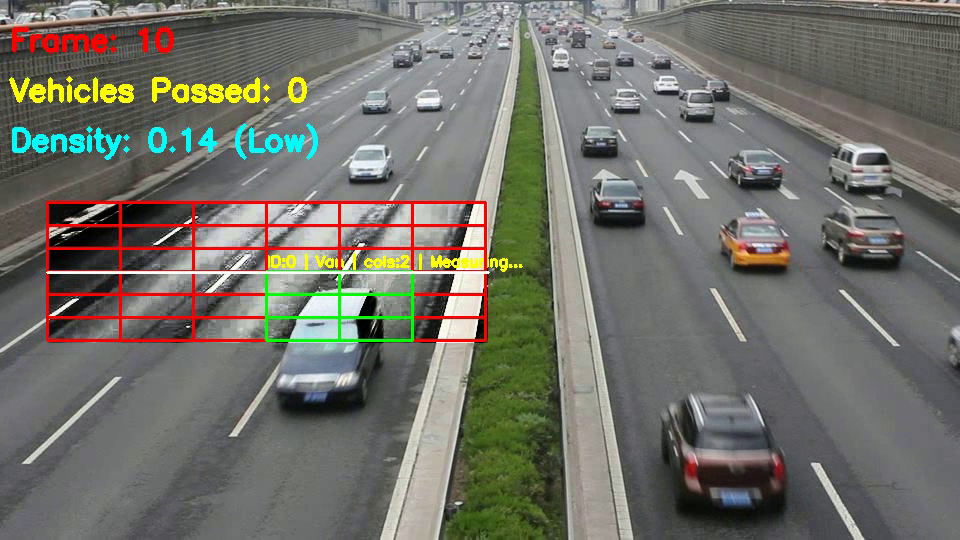
#> input picture frame 9 of seq_output.mp4, 960 x 540 px, given in place of MVI_40191.mp4, which was not available
$ python seq5.py
#> lines starting #> are read from the running program, lines starting #| are printed output that depends on the picture; after the words box and inside, x2 and y2 are one past the last pixel; in counts of white or black regions, pixels touching at a corner belong together
import cv2
import numpy as np
import psutil
import time
import os
import pandas as pd
from openpyxl import load_workbook, Workbook
import cProfile
import pstats
from concurrent.futures import ThreadPoolExecutor
import matplotlib.pyplot as plt
import json
from collections import Counter


# Load configuration from JSON file
with open("user_input_data.json", "r") as file:
#> (reads user_input_data.json from the repository)
    config = json.load(file)

# Extract parameters
video_path = config["video"]
color_channel = config["color_channel"]
rows, cols = config["grids"]["rows"], config["grids"]["cols"]

roi1_x, roi1_y, roi1_width, roi1_height = 47, 202, 441, 141
# roi2_x, roi2_y, roi2_width, roi2_height = 360, 250, 200, 180

num_rows, num_cols = rows, cols

grid_width1 = roi1_width // num_cols
grid_height1 = roi1_height // num_rows
# grid_width2 = roi2_width // num_cols
# grid_height2 = roi2_height // num_rows

frame_count = 0
start_time = time.time()

result_matrix1 = np.zeros((num_rows, num_cols), dtype=int)
result_matrix2 = np.zeros((num_rows, num_cols), dtype=int)

cap = cv2.VideoCapture(video_path)

fourcc = cv2.VideoWriter_fourcc(*'mp4v')
out = cv2.VideoWriter('seq_output.mp4', fourcc, 20.0, (int(cap.get(3)), int(cap.get(4))))

if not os.path.exists('output_MVI_40771'):
    os.makedirs('output_MVI_40771')


ret, frame1 = cap.read()
#> frame1 is the input picture: shape (540, 960, 3); mean B, G, R 105.1, 113.2, 113.8
ret, frame2 = cap.read()
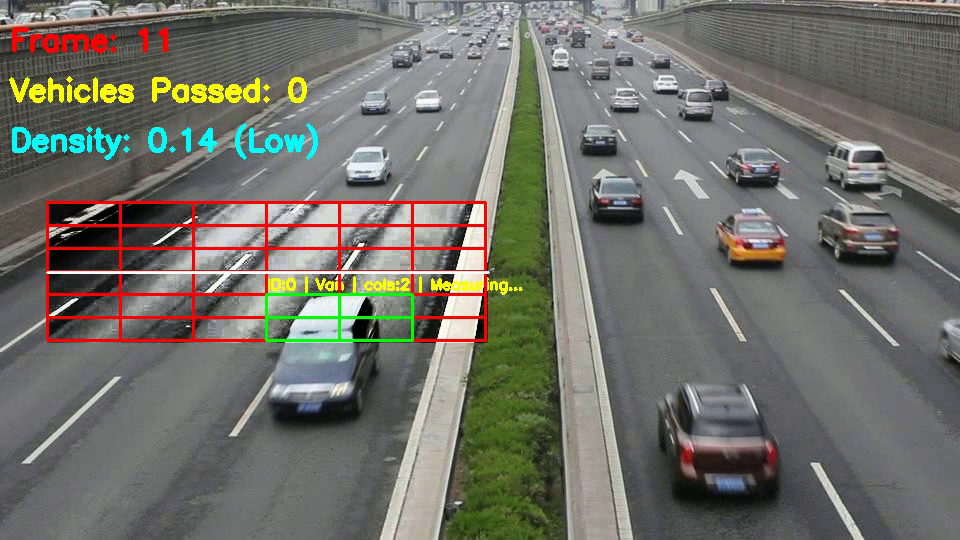
#> input picture frame 10 of seq_output.mp4, 960 x 540 px, given in place of MVI_40191.mp4, which was not available
#> frame2 is the input picture: shape (540, 960, 3); mean B, G, R 105.5, 113.1, 114.1

excel_file_path = 'result_matrix1.xlsx'

def process_grid_channel(channel):
    blur = cv2.GaussianBlur(channel, (5,5), 1)
    _, thresh = cv2.threshold(blur,50, 255, cv2.THRESH_BINARY)
    dilated = cv2.dilate(thresh, None, iterations=5)
    contours, _ = cv2.findContours(dilated, cv2.RETR_EXTERNAL, cv2.CHAIN_APPROX_SIMPLE)
    return contours

def process_channel(channel):
    blur = cv2.GaussianBlur(channel, (11,11),1)
    _, thresh = cv2.threshold(blur,120, 255, cv2.THRESH_BINARY)
    dilated = cv2.dilate(thresh, None, iterations=20)
    contours, _ = cv2.findContours(dilated, cv2.RETR_EXTERNAL, cv2.CHAIN_APPROX_SIMPLE)
    return contours

def apply_histogram_equalization(frame, roi_x, roi_y, roi_width, roi_height, channel_choice):
    roi = frame[roi_y:roi_y + roi_height, roi_x:roi_x + roi_width]
    if channel_choice == 'gray':
        roi_gray = cv2.cvtColor(roi, cv2.COLOR_BGR2GRAY)
        roi_equalized = cv2.equalizeHist(roi_gray)
        frame[roi_y:roi_y + roi_height, roi_x:roi_x + roi_width] = cv2.cvtColor(roi_equalized, cv2.COLOR_GRAY2BGR)
    else:

        hsv = cv2.cvtColor(roi, cv2.COLOR_BGR2HSV)
        h, s, v = cv2.split(hsv)

        if channel_choice == 'H':
            h = cv2.equalizeHist(h)

        elif channel_choice == 'S':
            s = cv2.equalizeHist(s)
        elif channel_choice == 'V':
            v = cv2.equalizeHist(v)
        hsv_equalized = cv2.merge([h, s, v])
        frame[roi_y:roi_y + roi_height, roi_x:roi_x + roi_width] = cv2.cvtColor(hsv_equalized, cv2.COLOR_HSV2BGR)
    return frame

def process_hsv(frame1, frame2, channels, channel_choice):
    frame1 = apply_histogram_equalization(frame1, roi1_x, roi1_y, roi1_width, roi1_height, channel_choice)
    frame2 = apply_histogram_equalization(frame2, roi1_x, roi1_y, roi1_width, roi1_height, channel_choice)
    # frame1 = apply_histogram_equalization(frame1, roi2_x, roi2_y, roi2_width, roi2_height, channel_choice)
    # frame2 = apply_histogram_equalization(frame2, roi2_x, roi2_y, roi2_width, roi2_height, channel_choice)
    frame1_blur = cv2.GaussianBlur(frame1, (7,7), 0)
    frame2_blur = cv2.GaussianBlur(frame2, (7,7), 0)

    diff = cv2.absdiff(frame1_blur, frame2_blur)
    hsv = cv2.cvtColor(diff, cv2.COLOR_BGR2HSV)
    channels_data = [cv2.split(hsv)[i] for i in channels]
    return channels_data


# [22 lines left out: functions process_grayscale, process_grid_cell, not called in this run]

def process_grid(roi_x, roi_y, grid_width, grid_height, result_matrix, channels_data):
    for row in range(num_rows):
        for col in range(num_cols):
            grid_x = roi_x + col * grid_width
            grid_y = roi_y + row * grid_height
            grid_frame = frame1[grid_y:grid_y + grid_height, grid_x:grid_x + grid_width]

            if grid_frame.size == 0:
                continue

            detection_flags = []
            for channel in channels_data:
                grid_channel = channel[grid_y:grid_y + grid_height, grid_x:grid_x + grid_width]
                contours = process_grid_channel(grid_channel)
                detection_flags.append(any(cv2.contourArea(contour) >= 100 for contour in contours))
            # AND
            if all(detection_flags):
                result_matrix[row, col] = 1

vechicles = {}
next_vehicle_id = 0

# [23 lines left out: function Classify_vechicle, not called in this run]


def process_roi(frame1,roi_x, roi_y,roi_width,roi_height,channels_data,frame_count):
    centroid_votes = {}
    global vechicle_count
    global vehicle_count_history
    global next_vehicle_id
    threshold = max(50,1.5*grid_height1)
    matched_vechicle_ids = set()
    keys_to_remove = []

    roi_frame = frame1[roi_y:roi_y + roi_height, roi_x:roi_x + roi_width]
    for channel in channels_data:
        roi_channel = channel[roi_y:roi_y+roi_height , roi_x: roi_x +roi_width]
        countours_roi = process_channel(roi_channel)
        for contour in countours_roi:
            if cv2.contourArea(contour) > 500:  # vehicle-sized
                cv2.drawContours(roi_frame, [contour], -1, (255,0,0), 2)
                centroid = get_centroid(contour)
                if centroid:
                    cx,cy = centroid
                    centroid =( cx + roi_x , cy +roi_y)
                    if centroid not in centroid_votes:
                        centroid_votes[centroid] = {
                            "count": 1,
                            "contour": contour
                        }
                    else:
                        centroid_votes[centroid]["count"] += 1

    for centroid , values in centroid_votes.items():
        count = values["count"]
        if (count <= len(channels_data)):
            best_match = None
            min_distance = threshold
            for key in list(vechicles.keys()):
                if key in matched_vechicle_ids:
                    continue
                value = vechicles[key]
                distance = np.sqrt((centroid[0] - value['centroid'][0])**2 + (centroid[1] - value['centroid'][1])**2)
                if distance < min_distance and (0<= abs(centroid[1]-value['prev_centroid'][1]) <threshold):
                    min_distance = distance
                    best_match = key
            if best_match is not None:
                v = vechicles[best_match]
                v['contour'] = values['contour']
                label, bbox = Classify_vechicle(v['contour'])
                v.setdefault('labels', [])
                if bbox is not None and label is not None:
                    x, y, w, h = bbox
                    v['bbox'] = (x + roi_x, y + roi_y, w, h)
                    v['labels'].append(label)
                    if len(v['labels']) > 10:
                        v['labels'].pop(0)
                    votes = Counter(v['labels'])
                    v['final_label'] = votes.most_common(1)[0][0]
                v['prev_centroid'] = v['centroid']
                v['centroid'] = centroid
                v['last_seen'] = frame_count
                v['age'] = v.get('age', 0) + 1
                matched_vechicle_ids.add(best_match)
                cv2.putText(frame1,f"ID:{best_match}",(centroid[0],centroid[1]-5),cv2.FONT_HERSHEY_SIMPLEX,1,(0, 0, 255),2)
                if v.get('bbox') is not None:
                    x,y,w,h = v['bbox']
                    cv2.rectangle(frame1,(x,y),(x+w,y+h),(0,0,0),2)
                    cv2.putText(frame1,f"{v['final_label']}",(centroid[0],centroid[1]+20),cv2.FONT_HERSHEY_SIMPLEX,1,(255, 0, 255),2)

            else:
                vechicles[next_vehicle_id] = {'centroid': centroid, 'counted': False, 'prev_centroid':centroid, 'last_seen':frame_count, 'age': 1 , 'contour': values['contour']}
                cv2.putText(frame1,f"ID:{next_vehicle_id}",(centroid[0],centroid[1]-5),cv2.FONT_HERSHEY_SIMPLEX,1,(0, 0, 255),2)
                next_vehicle_id += 1


    temp_count =0
    for key in list(vechicles.keys()):
        value = vechicles[key]
        if not value['counted'] and value['age'] >= 3 and value['prev_centroid'][1] < COUNT_LINE_Y and value['centroid'][1] >= COUNT_LINE_Y:
            vechicle_count += 1
            temp_count += 1
            vechicles[key]['counted'] = True
            vechicles[key]['last_seen'] = frame_count

    vehicle_count_history.append(temp_count)
    cv2.putText(frame1,f"Vehicles Passed: {vechicle_count}",(10, 100),cv2.FONT_HERSHEY_SIMPLEX,1,(0, 255, 255),3)

    for key in list(vechicles.keys()):
        value = vechicles[key]
        if frame_count - value['last_seen'] >FPS * 2:
            keys_to_remove.append(key)

    for key in keys_to_remove:
        del vechicles[key]

def density_calculation(result_matrix):
    density = np.sum(result_matrix==1) / (num_rows * num_cols)
    density_values.append(density)

    FLOW_WINDOW = 2 *FPS  # 1 second
    vehicles_last_1s = sum(vehicle_count_history[-FLOW_WINDOW:])
    WINDOW = FPS
    smoothed_density = np.mean(density_values[-WINDOW:])
    MAX_FLOW = 8  # max vehicles/sec expected for this ROI
    flow_score = min(vehicles_last_1s / MAX_FLOW, 1.0)

    combined_density = 0.7 * smoothed_density + 0.3 * flow_score
    combined_density_values.append(combined_density)
    if len(combined_density_values) > 50:
        p33 = np.percentile(combined_density_values, 33)
        p66 = np.percentile(combined_density_values, 66)

        delta_low = p33 - BASE_LOW
        delta_high = p66 - BASE_HIGH

        delta_low = np.clip(delta_low,-0.1,0.1)
        delta_high = np.clip(delta_high,-0.1,0.1)

        low_th = BASE_LOW + delta_low
        high_th = BASE_HIGH + delta_high
        if low_th >= high_th:
            high_th = low_th + 0.05
    else:
        low_th, high_th = 0.3, 0.6

    if combined_density > high_th:
        state = "High"
    elif combined_density > low_th:
        state = "Medium"
    else:
        state = "Low"
    cv2.putText(frame1, f"Density: {combined_density:.2f} ({state})", (10, 150), cv2.FONT_HERSHEY_SIMPLEX, 1, (255, 255, 0), 3)

user_choice = color_channel  # This can be 'H', 'S', 'V', or 'gray'
he_choice = 'V'  # User's choice for histogram equalization

choices = {
    'H': [0],
    'S': [1],
    'V': [2],
    'H+S': [0, 1],
    'H+V': [0, 2],
    'S+V': [1, 2],
    'H+S+V': [0, 1, 2],
    'gray': 'gray'
}

channels = choices[user_choice]
frame_times = []
memory_usages = []
density_values = []
vehicle_count_history =[]
combined_density_values = []

## find the number of vechicles
COUNT_LINE_Y = roi1_y + roi1_height // 2
vechicle_count = 0
BASE_LOW =0.25
BASE_HIGH =0.55
FPS = 30
all_frames_data = []

def get_centroid(contour):
    M = cv2.moments(contour)
    if M["m00"] == 0:
        return None
    return int(M['m10']/M['m00']),int(M['m01']/M['m00'])


def main():
    global frame1, frame2, ret, frame_count
    while cap.isOpened():
        if not ret :
            break
        frame_count += 1

        frame_start_time = time.time()

        if frame1.shape[:2] == frame2.shape[:2]:
            if channels == 'gray':
                channels_data = process_grayscale(frame1, frame2, he_choice)
            else:
                channels_data = process_hsv(frame1, frame2, channels, he_choice)
#> in apply_histogram_equalization, `hsv = cv2.cvtColor(roi, cv2.COLOR_BGR2HSV)`: hsv: shape (141, 441, 3); mean H, S, V 60.3, 72.6, 152.3
#> in apply_histogram_equalization, `hsv_equalized = cv2.merge([h, s, v])`: hsv_equalized: shape (141, 441, 3); mean H, S, V 60.3, 72.6, 128.1
#> in apply_histogram_equalization (call 2), `hsv = cv2.cvtColor(roi, cv2.COLOR_BGR2HSV)`: hsv: shape (141, 441, 3); mean H, S, V 62.1, 72.7, 152.7
#> in apply_histogram_equalization (call 2), `hsv_equalized = cv2.merge([h, s, v])`: hsv_equalized: shape (141, 441, 3); mean H, S, V 62.1, 72.7, 128.1
#> in process_hsv, `diff = cv2.absdiff(frame1_blur, frame2_blur)`:
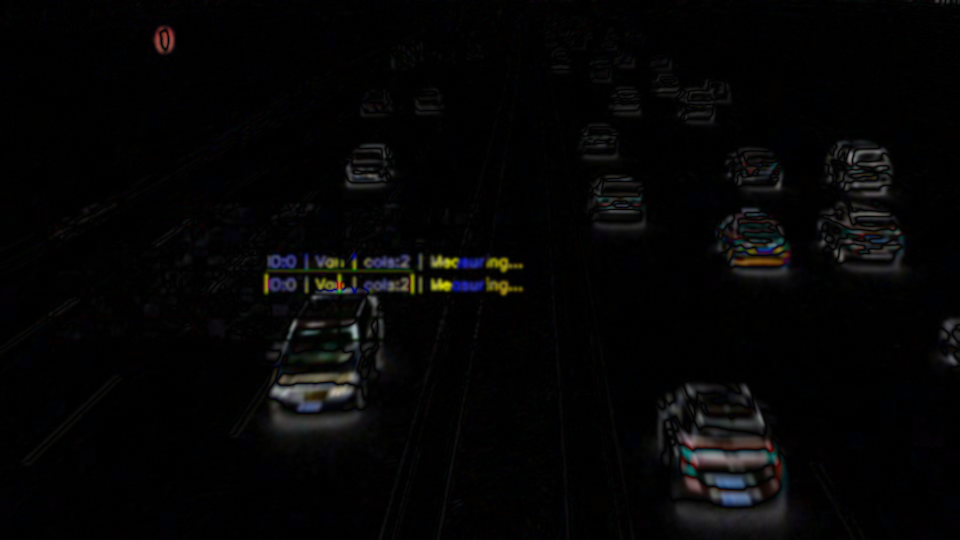
#> diff: shape (540, 960, 3); mean B, G, R 5.2, 5, 5.2
#> in process_hsv, `hsv = cv2.cvtColor(diff, cv2.COLOR_BGR2HSV)`: hsv: shape (540, 960, 3); mean H, S, V 53.1, 113.7, 6.4
#> in process_hsv, `channels_data = [cv2.split(hsv)[i] for i in channels]`: channels_data = 1 item

            result_matrix1.fill(0)
            # result_matrix2.fill(0)

            process_grid(roi1_x, roi1_y, grid_width1, grid_height1, result_matrix1, channels_data)
            # process_grid(roi2_x, roi2_y, grid_width2, grid_height2, result_matrix2, channels_data, frame_count)

            process_roi(frame1,roi1_x,roi1_y,roi1_width,roi1_height,channels_data,frame_count)

            all_frames_data.append((frame_count, result_matrix1.copy()))

            for row in range(num_rows):
                for col in range(num_cols):
                    if result_matrix1[row, col] == 0:
                        grid_x = roi1_x + col * grid_width1
                        grid_y = roi1_y + row * grid_height1
                        cv2.rectangle(frame1, (grid_x, grid_y), (grid_x + grid_width1, grid_y + grid_height1), (0, 0, 255), 2)

            # [6 lines of commented-out code are left out]

            for row in range(num_rows):
                for col in range(num_cols):
                    if result_matrix1[row, col] == 1:
                        grid_x = roi1_x + col * grid_width1
                        grid_y = roi1_y + row * grid_height1
                        cv2.rectangle(frame1, (grid_x, grid_y), (grid_x + grid_width1, grid_y + grid_height1), (0, 255, 0), 2)


            #density calculation and display
            density_calculation(result_matrix1)

            cv2.line(frame1,(roi1_x,COUNT_LINE_Y),(roi1_x+roi1_width,COUNT_LINE_Y),(255,255,255),2)

            # [6 lines of commented-out code are left out]

            frame_end_time = time.time()
            frame_time = frame_end_time - frame_start_time
            frame_times.append(frame_time)

            memory_usage = psutil.Process().memory_info().rss / (1024 * 1024)
            memory_usages.append(memory_usage)

            cv2.putText(frame1, "Frame: {}".format(frame_count), (10, 50), cv2.FONT_HERSHEY_SIMPLEX, 1, (0, 0, 255), 3)
            out.write(frame1)

            output_filename = f'output_seq/frame_{frame_count:04d}.jpg'
            cv2.imwrite(output_filename, frame1)
            cv2.imshow('Frame', frame1)
            frame1 = frame2
            ret, frame2 = cap.read()

        if (cv2.waitKey(1) & 0xFF == ord('q')) or (cv2.waitKey(1) & 0xFF == ord('Q')):  # Reduce delay
            break

    end_time = time.time()
    execution_time = end_time - start_time
    print("Execution Time: {:.2f} seconds".format(execution_time))

    total_memory_usage = psutil.Process().memory_info().rss
    print("Total Memory Usage: {:.2f} MB".format(total_memory_usage / (1024 * 1024)))

    cap.release()
    out.release()
    cv2.destroyAllWindows()
    print("frames: "f"{frame_count}")

if __name__ == '__main__':
    profiler = cProfile.Profile()
    profiler.enable()
    main()
#> after the loop in process_grid, `for row in range(num_rows):`:
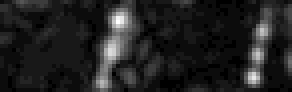
#> grid_channel: shape (23, 73) (shown 4 times larger); min 0, max 21, mean 2.8; drawn with min black and max white
#> after the loop in process_grid, `for row in range(num_rows):`: result_matrix = [[0, 0, 0, 0, 0, 0], [0, 0, 0, 0, 0, 0], [0, 0, 0, 1, 1, 1], [0, 0, 1, 1, 1, 1], [0, 0, 0, 1, 1, 0], [0, 0, 0, 1, 1, 0]]
#> the loop in process_roi, `for channel in channels_data:` made 1 pass
#> pass 1, in process_channel, `_, thresh = cv2.threshold(blur,120, 255, cv2.THRESH_BINARY)`:
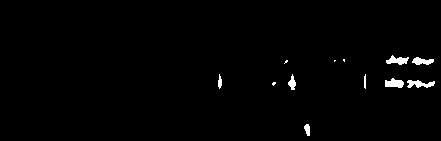
#> thresh: shape (141, 441); 1.2% white; 12 white regions (4 under 20 px), largest, box (x1, y1, x2, y2) and area: (407, 80, 435, 88) 137, (385, 78, 404, 88) 134, (386, 55, 409, 65) 129
#> after the loop in process_roi, `for channel in channels_data:`:
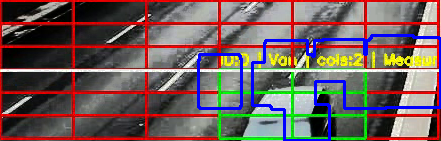
#> roi_frame: shape (141, 441, 3); mean B, G, R 90.9, 92.9, 112.2
#> after the loop in process_roi, `for channel in channels_data:`: centroid_votes = 2 items; cx = 345; cy = 77
#> the loop in process_roi, `for centroid , values in centroid_votes.items():` made 2 passes
#> (centroid, count, next_vehicle_id) on passes 1 to 2: ((266, 283), 1, 1), ((392, 279), 1, 2)
#> after the loop in process_roi, `for centroid , values in centroid_votes.items():`: frame1: shape (540, 960, 3); mean B, G, R 103.4, 109.8, 110.6
#> after the loop in process_roi, `for centroid , values in centroid_votes.items():`: matched_vechicle_ids = 0 items; next_vehicle_id = 2; vechicles = 2 items
#> the loop in process_roi, `for key in list(vechicles.keys()):` made 2 passes
#> after the loop in process_roi, `for key in list(vechicles.keys()):`: temp_count = 0
#> in process_roi, `cv2.putText(frame1,f"Vehicles Passed: {vechicle_count}",(10, 100),cv2...`: frame1: shape (540, 960, 3); mean B, G, R 103.2, 109.9, 110.7
#> after the loop in process_roi, `for key in list(vechicles.keys()):`: keys_to_remove = []
#> after the loop in main, `for row in range(num_rows):`: frame1: shape (540, 960, 3); mean B, G, R 102.8, 109.4, 111.8
#> after the loop in main, `for row in range(num_rows):`:
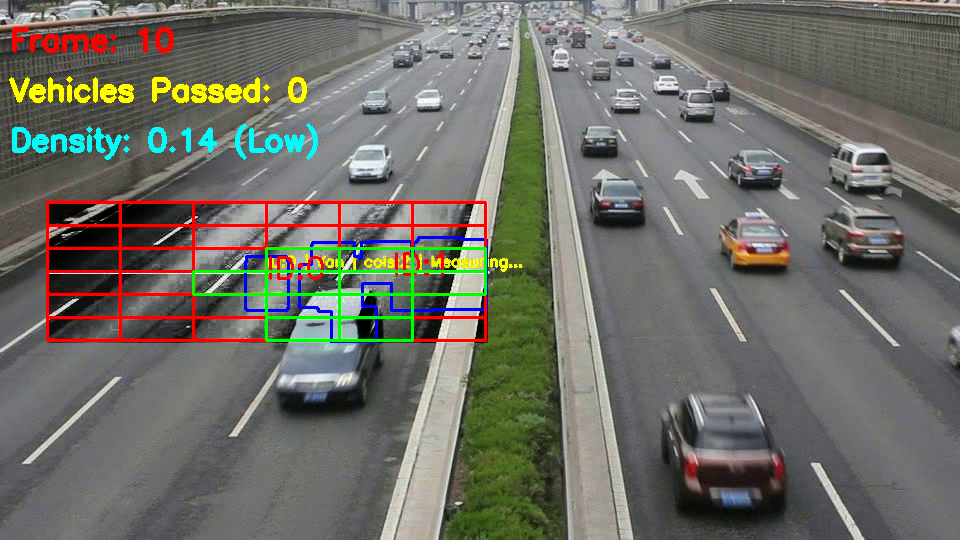
#> frame1: shape (540, 960, 3); mean B, G, R 102.5, 110.6, 110.6
#> in density_calculation, `vehicles_last_1s = sum(vehicle_count_history[-FLOW_WINDOW:])`: vehicles_last_1s = 0
#> in density_calculation, `combined_density = 0.7 * smoothed_density + 0.3 * flow_score`: combined_density = 0.214
#> in main, `cv2.line(frame1,(roi1_x,COUNT_LINE_Y),(roi1_x+roi1_width,COUNT_LINE_Y)..`:
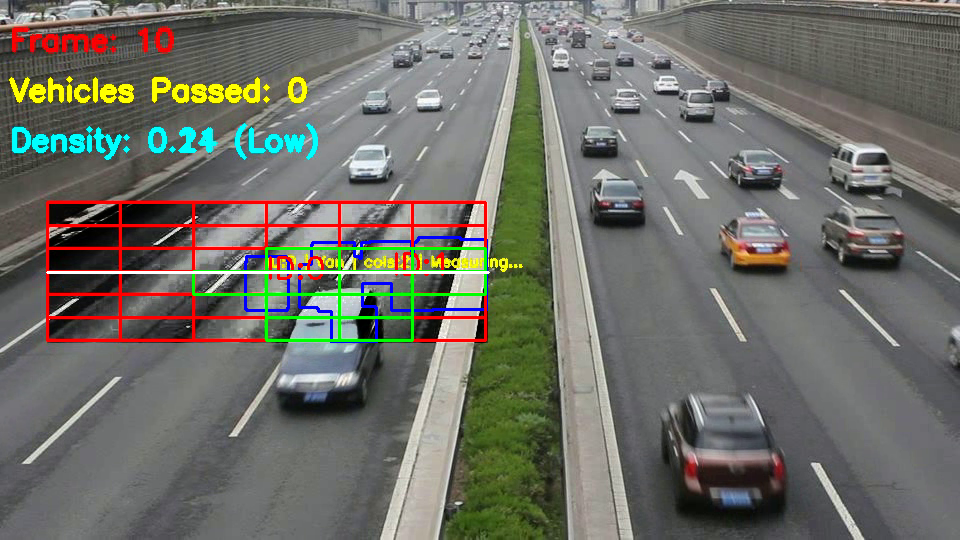
#> frame1: shape (540, 960, 3); mean B, G, R 103.1, 110.9, 110.8
#> (the run stopped early here; a loop or call above may not have finished)
